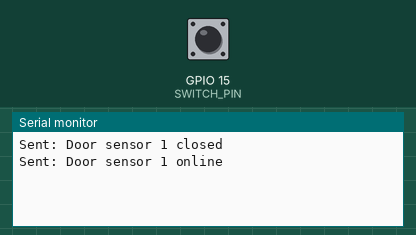
Simulated run of this sketch. Board: ESP32. On the bench: the last lines printed to the serial monitor. The test bench sets the inputs (shaded band); at power-on: GPIO 15 (SWITCH_PIN) HIGH. At 9.2 s the program puts the board to deep sleep or switches it off; the recording ends there.

Above: at 0.9 s.
1.0 s: GPIO 15 (SWITCH_PIN) pulled LOW for 3.2 s
At 1.4 s:
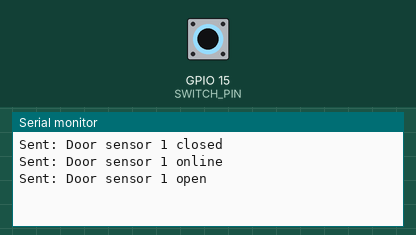
At 5.1 s:
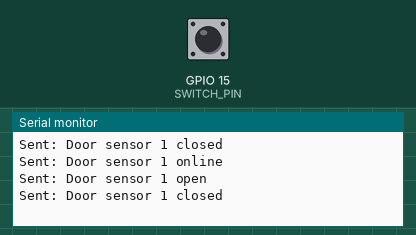

Measured:
- after the input at 1.0 s, the serial monitor: prints a new line at once (image 1)

The sketch:

sensor_node.ino
```cpp
#include <esp_now.h>
#include <esp_sleep.h>
#include <WiFi.h>

#define SWITCH_PIN 15
#define HEARTBEAT_INTERVAL_MINUTES 10

uint8_t peerAddress[] = {0x38, 0x18, 0x2B, 0x8B, 0xFC, 0x88};

typedef struct {
  char status[25];
} DoorMessage;

RTC_DATA_ATTR int lastState = -1;
RTC_DATA_ATTR unsigned long lastHeartbeat = 0;

DoorMessage message;

bool wifiActive = false;
bool sendSwitchUpdate = false;
bool sendHeartbeat = false;
unsigned long maxDelayMs = 0;

void sendESPNowMessage(const char* status) {
  strcpy(message.status, status);
  esp_now_send(peerAddress, (uint8_t*)&message, sizeof(message));
  Serial.print("Sent: ");
  Serial.println(message.status);
}

void setup() {
  Serial.begin(115200);
  delay(100);

  pinMode(SWITCH_PIN, INPUT_PULLUP);
  WiFi.mode(WIFI_STA);

  if (esp_now_init() != ESP_OK) {
    Serial.println("ESP-NOW init failed");
    return;
  }

  esp_now_peer_info_t peerInfo = {};
  memcpy(peerInfo.peer_addr, peerAddress, 6);
  peerInfo.channel = 0;
  peerInfo.encrypt = false;
  if (!esp_now_is_peer_exist(peerAddress)) {
    if (esp_now_add_peer(&peerInfo) != ESP_OK) {
      Serial.println("Failed to add peer");
    }
  }

  esp_sleep_wakeup_cause_t reason = esp_sleep_get_wakeup_cause();
  int currentState = digitalRead(SWITCH_PIN);

  if (reason == ESP_SLEEP_WAKEUP_EXT0) {
    if (currentState != lastState) {
      lastState = currentState;
      sendSwitchUpdate = true;
      maxDelayMs = 5000;
    }
  } else if (reason == ESP_SLEEP_WAKEUP_TIMER) {
    sendHeartbeat = true;
    maxDelayMs = 5000;
  } else {
    if (currentState != lastState) {
      lastState = currentState;
      sendSwitchUpdate = true;
      maxDelayMs = 5000;
    }
    sendHeartbeat = true;
  }

  if (sendSwitchUpdate) {
    if (currentState == LOW) {
      sendESPNowMessage("Door sensor 1 open");
    } else {
      sendESPNowMessage("Door sensor 1 closed");
    }
  }

  if (sendHeartbeat) {
    sendESPNowMessage("Door sensor 1 online");
    lastHeartbeat = millis();
  }

  if (maxDelayMs > 0) {
    unsigned long activeStart = millis();
    while (millis() - activeStart < maxDelayMs) {
      int nowState = digitalRead(SWITCH_PIN);
      if (nowState != lastState) {
        lastState = nowState;
        activeStart = millis();

        if (nowState == LOW) {
          sendESPNowMessage("Door sensor 1 open");
        } else {
          sendESPNowMessage("Door sensor 1 closed");
        }
      }
      delay(50);
    }
  }

  Serial.println("Preparing to sleep...");
  esp_sleep_enable_ext0_wakeup(GPIO_NUM_15, lastState == LOW ? HIGH : LOW);
  esp_sleep_enable_timer_wakeup(HEARTBEAT_INTERVAL_MINUTES * 60ULL * 1000000ULL);
  Serial.println("Going to sleep...");
  esp_deep_sleep_start();
}

void loop() {

}
```
